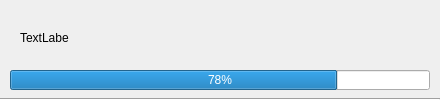
<?xml version="1.0" encoding="UTF-8"?>
<ui version="4.0">
 <class>LoaderComponent</class>
 <widget class="QWidget" name="LoaderComponent">
  <property name="geometry">
   <rect>
    <x>0</x>
    <y>0</y>
    <width>440</width>
    <height>100</height>
   </rect>
  </property>
  <property name="windowTitle">
   <string>Form</string>
  </property>
  <widget class="QProgressBar" name="progressBar">
   <property name="geometry">
    <rect>
     <x>10</x>
     <y>70</y>
     <width>420</width>
     <height>20</height>
    </rect>
   </property>
   <property name="value">
    <number>78</number>
   </property>
   <property name="alignment">
    <set>Qt::AlignCenter</set>
   </property>
  </widget>
  <widget class="QLabel" name="downloadName">
   <property name="geometry">
    <rect>
     <x>20</x>
     <y>30</y>
     <width>49</width>
     <height>16</height>
    </rect>
   </property>
   <property name="text">
    <string>TextLabel</string>
   </property>
  </widget>
  <widget class="Line" name="line">
   <property name="geometry">
    <rect>
     <x>0</x>
     <y>98</y>
     <width>440</width>
     <height>2</height>
    </rect>
   </property>
   <property name="orientation">
    <enum>Qt::Horizontal</enum>
   </property>
  </widget>
 </widget>
 <resources/>
 <connections/>
</ui>
